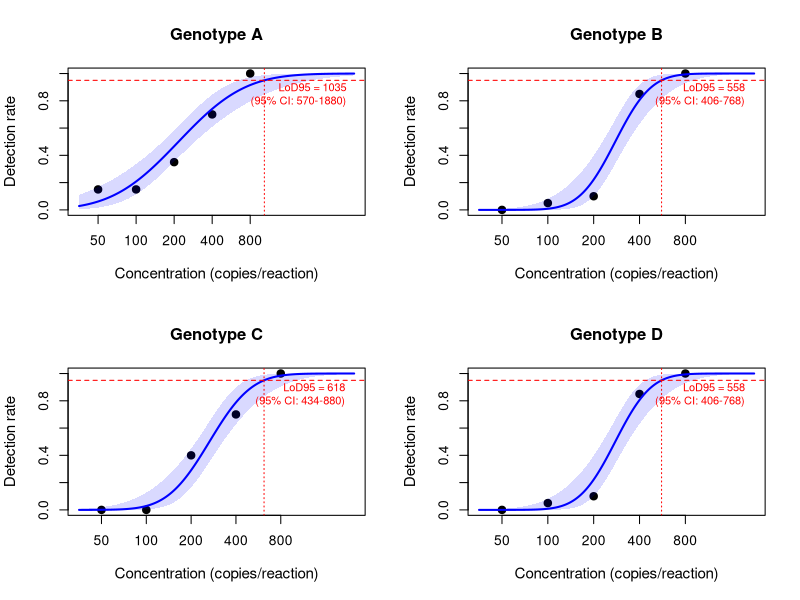

Generate this figure with R:
#install.packages("MASS")
library(MASS)

conc <- c(800, 400, 200, 100, 50)
n <- rep(20, 5)

pos_A <- c(20, 14, 7, 3, 3)
pos_B <- c(20, 17, 2, 1, 0)
pos_C <- c(20, 14, 8, 0, 0)
pos_D <- c(20, 17, 2, 1, 0)

calc_lod95 <- function(pos, n, conc) {
  model <- glm(cbind(pos, n - pos) ~ log2(conc),
               family = binomial(link = "probit"))
  b0 <- coef(model)[1]
  b1 <- coef(model)[2]

  lod95_log2 <- (qnorm(0.95) - b0) / b1
  lod95 <- 2^lod95_log2

  vcov_mat <- vcov(model)
  var_b0 <- vcov_mat[1, 1]
  var_b1 <- vcov_mat[2, 2]
  cov_b0b1 <- vcov_mat[1, 2]

  d_b0 <- -1 / b1
  d_b1 <- -(qnorm(0.95) - b0) / b1^2
  var_lod95 <- d_b0^2 * var_b0 + d_b1^2 * var_b1 + 2 * d_b0 * d_b1 * cov_b0b1
  se_lod95 <- sqrt(var_lod95)

  ci_lower <- 2^(lod95_log2 - 1.96 * se_lod95)
  ci_upper <- 2^(lod95_log2 + 1.96 * se_lod95)

  return(list(model = model, lod95 = lod95, lod95_log2 = lod95_log2,
              ci_lower = ci_lower, ci_upper = ci_upper))
}

plot_probit <- function(pos, n, conc, name) {

  rate <- pos / n
  res <- calc_lod95(pos, n, conc)
  model <- res$model
  lod95 <- res$lod95
  lod95_log2 <- res$lod95_log2
  ci_lower <- res$ci_lower
  ci_upper <- res$ci_upper

  x_min <- log2(50) - 0.5
  x_max <- max(log2(800), log2(ci_upper)) + 1.5

  x_seq_conc <- 2^seq(x_min, x_max, length.out = 200)

  pred <- predict(model, newdata = data.frame(conc = x_seq_conc),
                  type = "link", se.fit = TRUE)
  fit_prob <- pnorm(pred$fit)
  lower_prob <- pnorm(pred$fit - 1.96 * pred$se.fit)
  upper_prob <- pnorm(pred$fit + 1.96 * pred$se.fit)

  plot(log2(conc), rate,
       xlab = "Concentration (copies/reaction)",
       ylab = "Detection rate",
       xaxt = "n", xlim = c(x_min, x_max), ylim = c(0, 1),
       pch = 19, cex = 1.2, cex.lab = 1.1,
       main = paste("Genotype", name))

  axis(1, at = log2(c(50, 100, 200, 400, 800)),
       labels = c(50, 100, 200, 400, 800))

  polygon(c(log2(x_seq_conc), rev(log2(x_seq_conc))),
          c(lower_prob, rev(upper_prob)),
          col = rgb(0, 0, 1, 0.15), border = NA)

  lines(log2(x_seq_conc), fit_prob, col = "blue", lwd = 2)

  abline(h = 0.95, lty = 2, col = "red")

  abline(v = lod95_log2, lty = 3, col = "red")

  text(x = x_max - 0.2, y = 0.85,
       labels = paste0("LoD95 = ", round(lod95, 0),
                       "\n(95% CI: ", round(ci_lower, 0), "-", round(ci_upper, 0), ")"),
       adj = 1, cex = 0.8, col = "red")
}

pdf("qPCR.20rep.lod95.pdf")
par(mfrow = c(2, 2))
plot_probit(pos_A, n, conc, "A")
plot_probit(pos_B, n, conc, "B")
plot_probit(pos_C, n, conc, "C")
plot_probit(pos_D, n, conc, "D")
par(mfrow = c(1, 1))
dev.off()
